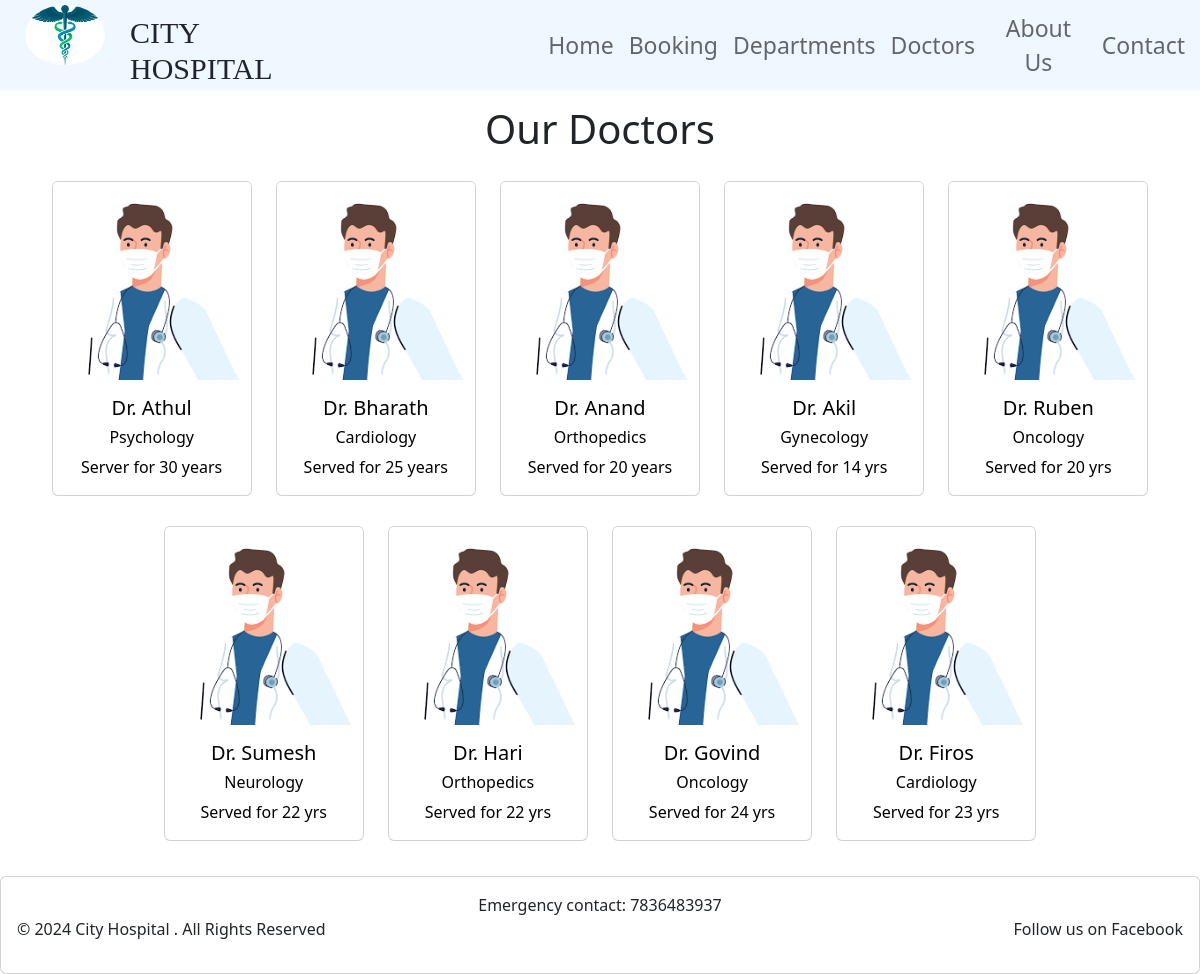
The app's page /doctors/ with its own data.
### base/models.py (models this page shows, shortened)
class Doctors(models.Model):
    doc_name = models.CharField(max_length=50)
    doc_spec = models.TextField()
    doc_dep = models.ForeignKey(Departments,on_delete=models.CASCADE)
    doc_image = models.ImageField(upload_to='doctors',default='img.jpg')

class Departments(models.Model):
    dep_name=models.CharField(max_length=50)
    dep_description=models.TextField()
    def __str__(self) -> str:
        return self.dep_name

### base/views.py (the view)
# urls.py: path('doctors/',doctors,name='doctors'),
def doctors(request):
    doct={
        'doc':Doctors.objects.all()
    }
    return render(request,'doctor.html',doct)

### templates/doctor.html (shortened to what this page needs)
{% extends 'base.html' %}
{% block content %}
<div style="display: inline-block; text-align: center;  margin: 15px 0px 5px; ">
  <h1>Our Doctors</h1>
  {% for i in doc %}
  <div class="card" style="text-align: center; width: 200px;display: inline-block; margin: 20px 10px 10px ;">
    <a class="atag" style="text-decoration: none; color: black;" href="{% url 'docdetailview' i.id %} "><img class="card-img-top" src="{{i.doc_image.url}}" alt="Card image cap">
    <div class="card-body">
      <h5 class="card-title">Dr. {{i.doc_name}}</h5>
      <h6 class="card-title">{{i.doc_dep}}</h6>
      <p class="card-text">{{i.doc_spec}}</p>
    </div></a>
    </div>
{% endfor %}
</div>
{% endblock %}

### templates/base.html (shortened to what this page needs)
{% load static %}
<!DOCTYPE html>
<html lang="en">
<head>
    <link rel="stylesheet" href="https://cdn.jsdelivr.net/npm/bootstrap@5.3.2/dist/css/bootstrap.min.css">
    <link rel="stylesheet" href="{% static '/css/style2.css' %}">
    </head>
    <body>
        <div class="navbar">
        <nav style=" width: 100%;background-color: aliceblue;" class="navbar navbar-expand-lg  ">
            <div style="padding:0px;" class="container-fluid">
              <div class="collapse navbar-collapse" id="navbarSupportedContent" style="margin-top: 0px;">
                <ul style="width: 100%;" class="navbar-nav me-auto mb-2 mb-lg-0">
                    <div style="padding: 10px;">
                      <img class="logo" src="../static/images/logo.jpg" alt="">
                    </div>
                 <h1 style="font-size: 30px; margin-top: 20px; margin-right: 150px;font-family: 'Lucida Sans';">CITY HOSPITAL</h1>
                    <div style="display: flex;margin-left: 50px;" class="lists">
                  <li class="nav-item" >
                    <a class="nav " aria-current="page" href="{% url 'home' %}">Home</a>
                  </li>
                  <li class="nav-item">
                    <a class="nav " aria-current="page" href="{% url 'booking' %}">Booking</a>
                  </li>
                  <li class="nav-item">
                    <a class="nav " aria-current="page" href="{% url 'departments' %}">Departments</a>
                  </li>
                  <li class="nav-item">
                    <a class="nav " aria-current="page" href="{% url 'doctors' %}">Doctors</a>
                  </li>
                  <li class="nav-item">
                    <a class="nav " aria-current="page" href="{% url 'about' %}">About Us</a>
                  </li>
                  <li class="nav-item">
                    <a class="nav " aria-current="page" href="{% url 'contact' %}">Contact</a>
                  </li>
                </div>
              </div>
            </div>
          </nav>
        </div>
    {% block content %}
    {% endblock %}
    <div class="card" style="margin-top: 20px;">
      <div class="card-body" >
          <footer  style="text-align: center;"> Emergency contact: 7836483937</footer>
          <div  style="display:flex; justify-content: space-between;">
            <p>© 2024 City Hospital . All Rights Reserved</p> <p>Follow us on Facebook</p>
      </div>
    </div>
  </body>
</html>

### static/css/style2.css (style rules this page uses)
.logo { width: 80px; align-items: center; margin-right: 15px; margin-left: 15px; border-radius: 50%; ; }
div.lists { text-align: center; align-items: center; font-size: 23px; }
.navbar { height: 90px; padding-top: 0px; padding-bottom: 0px; margin-top: 0px; background-color: rgb(255, 255, 255); }
li { transition: color 0.5s ease, text-decoration 0.5s ease; }
.nav { text-decoration: none; margin-right: 15px; color:rgba(0, 0, 0, 0.587) }

### records on screen
Doctors: doc_image (picture), doc_name "Athul", doc_dep "Psychology", doc_spec "Server for 30 years"
Doctors: doc_image (picture), doc_name "Bharath", doc_dep "Cardiology", doc_spec "Served for 25 years"
Doctors: doc_image (picture), doc_name "Anand", doc_dep "Orthopedics", doc_spec "Served for 20 years"
Doctors: doc_image (picture), doc_name "Akil", doc_dep "Gynecology", doc_spec "Served for 14 yrs"
Doctors: doc_image (picture), doc_name "Ruben", doc_dep "Oncology", doc_spec "Served for 20 yrs"
Doctors: doc_image (picture), doc_name "Sumesh", doc_dep "Neurology", doc_spec "Served for 22 yrs"
Doctors: doc_image (picture), doc_name "Hari", doc_dep "Orthopedics", doc_spec "Served for 22 yrs"
Doctors: doc_image (picture), doc_name "Govind", doc_dep "Oncology", doc_spec "Served for 24 yrs"
Doctors: doc_image (picture), doc_name "Firos", doc_dep "Cardiology", doc_spec "Served for 23 yrs"
